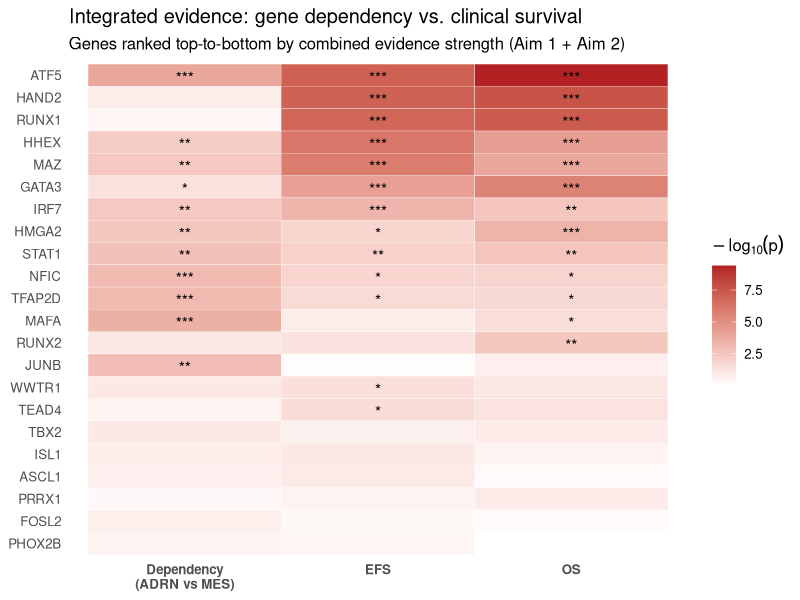

The R script that drew this image:
## 04_crossdataset_integration.R
## Week 10 deliverable: consolidate Aim 1 (CRISPR dependency) and Aim 2
## (KOCAK survival) evidence into a single prioritised transcription
## factor list, per Section 8 of the proposal ("Rank candidate TFs based
## on convergent evidence: dependency significance, effect size,
## prognostic significance").

suppressMessages({
  library(ggplot2)
  library(reshape2)
})

dir.create("outputs", showWarnings = FALSE)

##  1. Load results from Aim 1 and Aim 2 
dep <- read.csv("outputs/aim1_TF_dependency_limma_results.csv")
efs <- read.csv("outputs/aim2_cox_EFS_results.csv")
os  <- read.csv("outputs/aim2_cox_OS_results.csv")

## Restrict to the candidate universe actually tested in Aim 2
## (literature ADRN/MES-CRC TFs + top Aim 1 hits)
candidate_TFs <- efs$Gene
dep <- dep[dep$Gene %in% candidate_TFs, c("Gene", "diff_MES_minus_ADRN", "P.Value", "adj.P.Val")]
names(dep) <- c("Gene", "dep_diff_MES_minus_ADRN", "dep_P", "dep_FDR")

efs <- efs[, c("Gene", "HR", "P.Value", "adj.P.Val")]
names(efs) <- c("Gene", "EFS_HR", "EFS_P", "EFS_FDR")

os <- os[, c("Gene", "HR", "P.Value", "adj.P.Val")]
names(os) <- c("Gene", "OS_HR", "OS_P", "OS_FDR")

##  2. Merge into one integrated evidence table 
integrated <- Reduce(function(x, y) merge(x, y, by = "Gene", all = TRUE),
                      list(dep, efs, os))

##  3. Composite ranking score 
## Raw p-values (not FDR) are used for the composite score because the
## three FDR corrections were computed over different denominators
## (743 genome-wide TFs for Aim 1 vs. 22 candidates for Aim 2) and are
## not directly comparable; adjusted p-values per test are retained in
## the output table for transparency.
integrated$composite_score <- -log10(integrated$dep_P) +
                               -log10(integrated$EFS_P) +
                               -log10(integrated$OS_P)

integrated$n_nominal_sig <- rowSums(cbind(
  integrated$dep_P < 0.05,
  integrated$EFS_P < 0.05,
  integrated$OS_P  < 0.05
), na.rm = TRUE)

integrated$n_FDR_sig <- rowSums(cbind(
  integrated$dep_FDR < 0.05,
  integrated$EFS_FDR < 0.05,
  integrated$OS_FDR  < 0.05
), na.rm = TRUE)

integrated <- integrated[order(-integrated$composite_score), ]

write.csv(integrated, "outputs/integration_TF_ranking.csv", row.names = FALSE)

cat("== Integrated TF ranking (Aim 1 dependency + Aim 2 EFS/OS survival) ==\n")
print(integrated[, c("Gene", "composite_score", "n_nominal_sig", "n_FDR_sig",
                      "dep_P", "EFS_P", "OS_P")], row.names = FALSE, digits = 3)

##  4. Convergence heatmap 
plot_df <- integrated[, c("Gene", "dep_P", "EFS_P", "OS_P")]
plot_df$Gene <- factor(plot_df$Gene, levels = rev(integrated$Gene))  # keep rank order
long <- melt(plot_df, id.vars = "Gene", variable.name = "Test", value.name = "P")
long$Test <- factor(long$Test, levels = c("dep_P", "EFS_P", "OS_P"),
                     labels = c("Dependency\n(ADRN vs MES)", "EFS", "OS"))
long$neg_log10_p <- -log10(long$P)
long$sig_label <- ifelse(long$P < 0.001, "***",
                   ifelse(long$P < 0.01, "**",
                   ifelse(long$P < 0.05, "*", "")))

p <- ggplot(long, aes(x = Test, y = Gene, fill = neg_log10_p)) +
  geom_tile(color = "white") +
  geom_text(aes(label = sig_label), color = "black", size = 4, vjust = 0.7) +
  scale_fill_gradient(low = "white", high = "firebrick",
                       name = expression(-log[10](p))) +
  labs(title = "Integrated evidence: gene dependency vs. clinical survival",
       subtitle = "Genes ranked top-to-bottom by combined evidence strength (Aim 1 + Aim 2)",
       x = NULL, y = NULL) +
  theme_minimal(base_size = 12) +
  theme(panel.grid = element_blank(),
        axis.text.x = element_text(face = "bold"))

ggsave("outputs/integration_heatmap.png", p, width = 7, height = 8, dpi = 150)

cat("\nSaved: outputs/integration_TF_ranking.csv\n")
cat("Saved: outputs/integration_heatmap.png\n")
